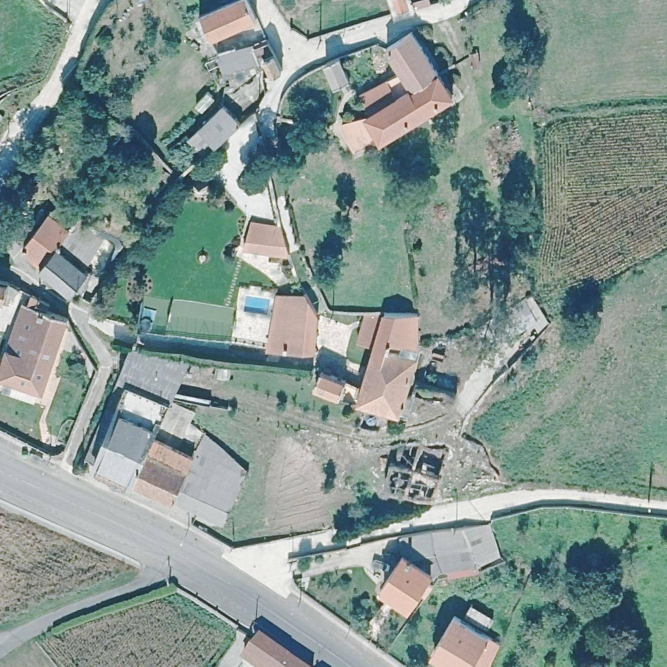
#> input picture img/aire/aire-0.jpg, 2000 x 2000 px (shown at 1/3 size)
$ python -i aire.py   (imports and definitions only)   (older library calls are emulated)
#> lines starting #> are read from the running program, lines starting #| are printed output that depends on the picture
#!/usr/bin/env python3
"""
aire.py · ortofoto PNOA (IGN) de Casa Entremuros a cinco escalas encajadas, para el zoom «Del plato al mar».

  - WMS del IGN: https://www.ign.es/wms-inspire/pnoa-ma  (LAYERS=OI.OrthoimageCoverage, EPSG:4326, WMS 1.3.0)
  - Todos los niveles comparten el MISMO centro y la misma proyeccion (plate carree con los metros por grado de la
    latitud del centro en ambos ejes), asi que un nivel es exactamente el anterior a escala 1/r: el cruce es exacto
    por construccion. `--verificar` lo mide de verdad (correlacion de fase entre un nivel y el siguiente).
  - Salida: img/aire/aire-N.{avif,webp,jpg}, img/aire/aire.json (encuadres, rotulos) y img/aire/casa.json.
  Fuente: PNOA, (c) Instituto Geografico Nacional de Espana, CC BY 4.0.

Uso:  python scripts/aire.py              descarga y escribe todo
      python scripts/aire.py --verificar  ademas mide los cruces (error en px y en metros)
"""
import io, json, math, os, sys, time, urllib.request, urllib.parse
import numpy as np
import cv2
from PIL import Image
try:
    import pillow_avif  # noqa: F401
except Exception:
    pass

RAIZ = os.path.dirname(os.path.dirname(os.path.abspath(__file__)))
SALIDA = os.path.join(RAIZ, 'img', 'aire')
WMS = 'https://www.ign.es/wms-inspire/pnoa-ma'

# Centro del encuadre: el conjunto de la casa (casa grande, casita de la piscina, piscina, alpendre).
CENTRO = (43.247102, -8.736950)
# Punto de la casa grande (el que se marca). Localizado comparando la ortofoto con la vista aerea de IG 248.
CASA = (43.247028, -8.736777)

# anchos en metros de cada nivel y pixeles de lado
NIVELES = [(160, 2000), (480, 2000), (1500, 2000), (5000, 2000), (16000, 2400), (80000, 3500)]
# cada nivel es un cuadrado de `ancho` metros centrado en CENTRO: un viewport de cualquier proporcion (de 360x640 a 2560x1080) queda cubierto
# si su ancho visible en metros (y el desplazamiento de la camara) cabe dentro; el ultimo nivel es mas ancho que el mayor encuadre final.

# Tejados de la casa en pixeles del nivel 0 (2000 x 2000, 160 m): trazados a mano sobre la ortofoto (casa grande en L, casita de la
# piscina, edificio de piedra pequeno y la propia piscina). Es el contorno que se dibuja un momento con la tinta de la mesa.
TEJADOS = {
    'casa-grande': [(1100, 1000), (1140, 948), (1258, 948), (1258, 1140), (1228, 1180), (1200, 1258), (1172, 1262), (1068, 1205), (1100, 1140), (1130, 1075)],
    'casita': [(800, 888), (955, 888), (955, 1075), (800, 1078)],
    'edificio-piedra': [(725, 668), (865, 668), (865, 775), (725, 775)],
    'piscina': [(700, 862), (810, 862), (810, 955), (700, 955)],
}

# Rotulos (OSM/Nominatim, leidos el 2026-10-25). `min` solo cuando lo dice la casa (DATOS).
LUGARES = [
    {'id': 'casa', 'nombre': 'Casa Entremuros', 'lat': CASA[0], 'lon': CASA[1]},
    {'id': 'cances', 'nombre': 'Cances', 'lat': 43.2473, 'lon': -8.7340, 'nota': 'caserio de Cances Grande (nodo de OSM)'},
    {'id': 'malpica', 'nombre': 'Malpica', 'lat': 43.3252843, 'lon': -8.8292583, 'min': '10 min'},
    {'id': 'sisargas', 'nombre': 'Islas Sisargas', 'lat': 43.3596458, 'lon': -8.8445827},
    {'id': 'razo', 'nombre': 'Razo', 'lat': 43.2904055, 'lon': -8.7062144, 'min': '15 min'},
    {'id': 'baldaio', 'nombre': 'Baldaio', 'lat': 43.2962117, 'lon': -8.6842333, 'min': '15 min'},
    {'id': 'carballo', 'nombre': 'Carballo', 'lat': 43.2134123, 'lon': -8.6891286},
]


def metros_por_grado(lat):
    p = math.radians(lat)
    mlat = 111132.92 - 559.82 * math.cos(2 * p) + 1.175 * math.cos(4 * p)
    mlon = 111412.84 * math.cos(p) - 93.5 * math.cos(3 * p)
    return mlat, mlon


MLAT, MLON = metros_por_grado(CENTRO[0])


# [43 lines left out: functions bbox, descargar, mar_sintetico, not called in this run]


def rellenar_sin_datos(im, ancho_m=0):
    """El WMS devuelve blanco o negro puro donde no hay ortofoto (mar abierto). Se rellena con el azul marino del mar real de la
    propia imagen, con bordes blandos, para que el zoom final no tenga rectangulos vacios ni parches de otro color."""
    a = np.array(im)
    sin = (((a >= 248).all(axis=2)) | ((a <= 6).all(axis=2))).astype(np.uint8)
    if sin.sum() < 500:
        return im
    sin = cv2.morphologyEx(sin, cv2.MORPH_CLOSE, np.ones((9, 9), np.uint8))
    sin = cv2.dilate(sin, np.ones((15, 15), np.uint8))
    if ancho_m >= 50000:
        return mar_sintetico(a, sin)
    col = np.array([9, 36, 66], np.float32)
    m = cv2.GaussianBlur(sin.astype(np.float32), (0, 0), 9)[..., None]
    out = a.astype(np.float32) * (1 - m) + col[None, None, :] * m
    return Image.fromarray(np.clip(out, 0, 255).astype(np.uint8))


# [103 lines left out: functions guardar, pix_de, verificar, main, not called in this run]


# [2 lines not run here, left out]

>>> import cv2
>>> picture = cv2.imread('../img/aire/aire-0.jpg')
#> picture is the input picture: shape (2000, 2000, 3); mean B, G, R 142.2, 147.4, 131.4
>>> result = rellenar_sin_datos(picture)
#> in rellenar_sin_datos, `sin = (((a >= 248).all(axis=2)) | ((a <= 6).all(axis=2))).astype(np.ui..`:
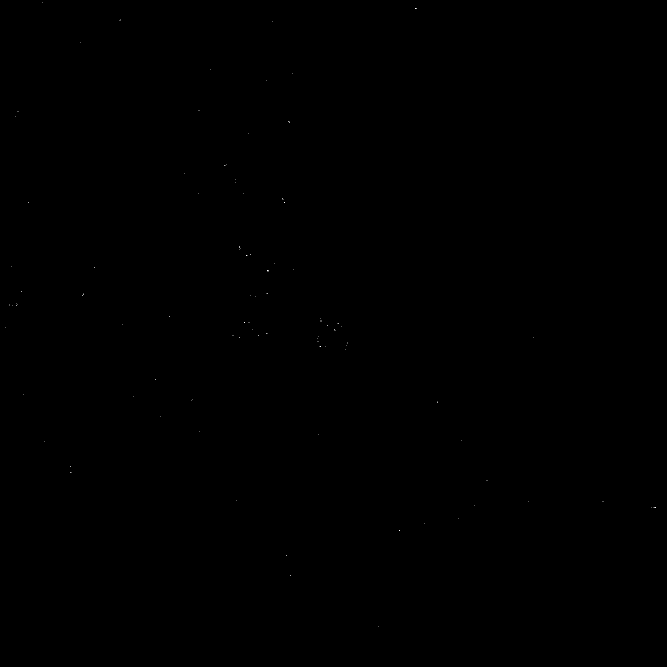
#> sin: shape (2000, 2000) (shown at 1/3 size); values 0 (black) and 1 (white), 0% white in thin lines or dots
